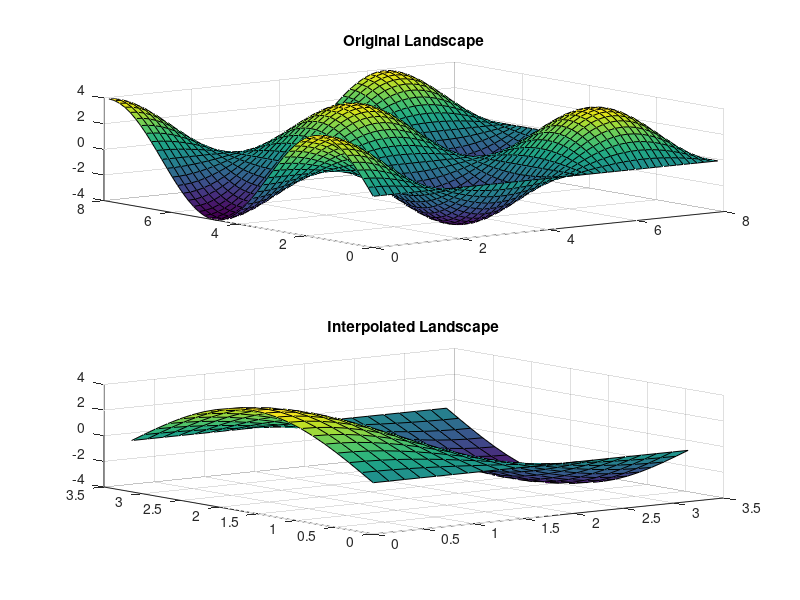

Source code (MATLAB): (Note: this script raises an error after producing the figure.)
%% 
x= pi*transpose(0:.05:2.5);

z= 4*sin(x)*cos(x');

x2= pi*transpose(0:.05:1);

[x2, y2]= meshgrid(x2,x2);

z2= interp2(x,x,z,x2,y2);
    
subplot(2,1,1)

    surf(x,x,z); title('Original Landscape')

subplot(2,1,2)

    surf(x2,y2,z2); title('Interpolated Landscape')

%% Problem 1
clc,clear

x = -2:0.25:2
a = x.^3 - x            % theoretical data
a_noise = a + rands(1,numel(a))     % same amount as a

%interpolation
xi = -2:0.1:2
yi = interp1(x,a_noise, xi)     %(x,y) have data for, xi (want back)

%spline (takes slope of points on both sides into account)
ys = interp1(x,a_noise, xi, 'spline')

plot(x,a_noise,'*',xi,yi,'o',xi,ys,'ko')

%% Problem 2
clc
clear

x = 1:5                 % [1 2 3 4 5]
y = -1:2:7              % [-1 1 3 5 7]

p = polyfit(x,y,1)      % linear fit
plot(p)

xs = 6:10               % finding values for x = 6~10
ys = polyval(p,xs)      

%% Problem 3
clc
clear

p = [1 -1 1 0]              % x^3 -x^2 + x
b = polyval(p,[2])          % find value for x=2

fprintf('b(2) = %g\n',b)

%% Problem 4
clc
clear

t = fzero('f',[-2, 2])

%% Problem 5
clc
clear

x = -5:0.5:5
y = x.^2 +exp(x) -log(x)

fwd = [diff(y)./diff(x) NaN]        %y1/x1     omitting the last entry
bwd = [NaN diff(y)./diff(x)]
central = gradient(y,x)

plot(x, fwd, x, bwd, x, central)
legend('forwrd', 'backward', 'central')
